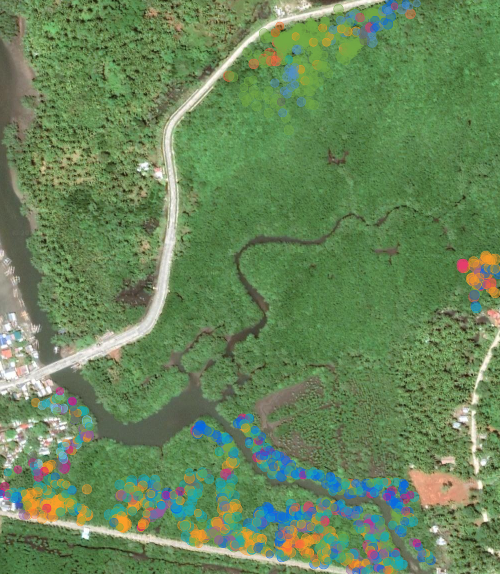
#> input picture experiments/cagwait/data/cagwait.png, 1000 x 1148 px (shown at 1/2 size)
$ python generate_points.py --input_file ../../experiments/cagwait/data/cagwait.png
#> lines starting #> are read from the running program, lines starting #| are printed output that depends on the picture
### datadynamics/utils/graph_utils/point_extractor.py
import math

import numpy as np
from PIL import Image


def _represents_points(pixel, inverted=False):
    # Only intended for binary images.
    return not (pixel ^ inverted)


def from_mask_file(filename, resize=None, inverted=False, flip=False):
    """Returns point labels from an image file representing point mask.

    Args:
        filename (str): Path to image file representing point mask to extract
            point labels from.
        resize (tuple, optional): Resize image to specified width and height.
            Defaults to None.
        inverted (bool, optional): Invert point representations. By default
            (False), 0/False are used to represent points. If enabled (True),
            1/True are used to represent points instead.
        flip (bool, optional): Flip image vertically. Defaults to False.

    Returns:
        list: List of point labels.
    """
#> called with inverted = False, flip = False
    image = Image.open(filename)
#> image is the input picture: PIL image 1000x1148 RGBA; mean R, G, B, A 104.6, 134.2, 90.1, 255
    if resize:
        image = image.resize(resize)
    # Convert to binary image.
    image = image.convert("1")
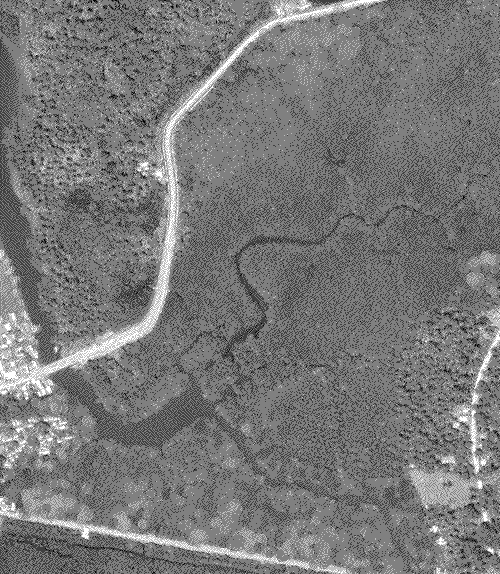
#> image: PIL image 1000x1148 1 (shown at 1/2 size); 47% white in thin lines or dots
    image_array = np.array(image)
    if flip:
        image_array = np.flip(image_array, axis=0)
    point_labels = from_image_array(image_array, inverted=inverted)
#> point_labels = 608714 items
    return point_labels


def from_image_array(image_array, inverted=False):
    """Returns point labels from binary image array.

    The image array is assumed to be binary. We extract indices (point labels)
    in the image array that represent points.

    Args:
        image_array (np.ndarray): Image array to extract point labels from.
        inverted (bool, optional): Invert point representations. By default
            (False), 0/False are used to represent points. If enabled (True),
            1/True are used to represent points instead.

    Returns:
        list: List of point labels.
    """
    image_array = image_array.flatten()
    points = np.array(
        [_represents_points(pixel, inverted=inverted) for pixel in image_array]
    )
    point_labels = np.nonzero(points)[0]
    return list(point_labels)


# [49 lines left out: function from_coordinates, not called in this run]

### scripts/graph/generate_points.py
"""Script to generate point labels for the graph_collector_v0 environment.

This script generates point labels used to represent points in a grid-like
environment structure from a point mask file. Points are encoding by black as
default. The input point mask file should be a binary image or an image that
can be converted to one.
"""
import argparse
import pickle

from datadynamics.utils.graph_utils import point_extractor


def main(args):
    """Generate point labels from point mask file.

    Example usage:
    python -m datadynamics.scripts.graph.generate_points \
        -i ./data/point_mask.png \
        -o ./data/point_labels.pkl \
        -rs 100 100
    """
    point_labels = point_extractor.from_mask_file(
        args.input_file,
        resize=args.resize,
        inverted=args.inverted,
        flip=args.flip,
    )
#> point_labels = 608714 items

    with open(args.output_file, "wb") as f:
        pickle.dump(point_labels, f)
        print(f"Saved point_labels to {args.output_file}.")


if __name__ == "__main__":
    parser = argparse.ArgumentParser()
    parser.add_argument(
        "-i",
        "--input_file",
        type=str,
        help="Point mask file to extract labels from",
        required=True,
    )
    parser.add_argument(
        "-o",
        "--output_file",
        type=str,
        help="Output file to save point labels to",
        default="point_labels.pkl",
    )
    parser.add_argument(
        "-inv",
        "--inverted",
        action="store_true",
        help="Enable inverted point mask where white are points",
    )
    parser.add_argument(
        "-rs",
        "--resize",
        type=int,
        nargs=2,
        help="Resize image to specified width and height",
    )
    parser.add_argument(
        "-flip",
        "--flip",
        action="store_true",
        help="Vertically flip the image",
    )
    args = parser.parse_args()

    main(args)
